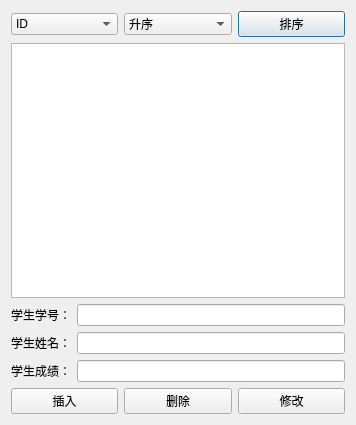
<?xml version="1.0" encoding="UTF-8"?>
<ui version="4.0">
 <class>Dialog</class>
 <widget class="QDialog" name="Dialog">
  <property name="geometry">
   <rect>
    <x>0</x>
    <y>0</y>
    <width>356</width>
    <height>425</height>
   </rect>
  </property>
  <property name="windowTitle">
   <string>学生成绩管理系统</string>
  </property>
  <layout class="QVBoxLayout" name="verticalLayout">
   <item>
    <layout class="QHBoxLayout" name="horizontalLayout">
     <item>
      <widget class="QComboBox" name="valuecomboBox">
       <item>
        <property name="text">
         <string>ID</string>
        </property>
       </item>
       <item>
        <property name="text">
         <string>Score</string>
        </property>
       </item>
      </widget>
     </item>
     <item>
      <widget class="QComboBox" name="condcomboBox">
       <item>
        <property name="text">
         <string>升序</string>
        </property>
       </item>
       <item>
        <property name="text">
         <string>降序</string>
        </property>
       </item>
      </widget>
     </item>
     <item>
      <widget class="QPushButton" name="sortButton">
       <property name="text">
        <string>排序</string>
       </property>
      </widget>
     </item>
    </layout>
   </item>
   <item>
    <widget class="QTableView" name="tableView"/>
   </item>
   <item>
    <layout class="QGridLayout" name="gridLayout">
     <item row="0" column="0">
      <widget class="QLabel" name="label">
       <property name="text">
        <string>学生学号：</string>
       </property>
      </widget>
     </item>
     <item row="0" column="1">
      <widget class="QLineEdit" name="idEdit"/>
     </item>
     <item row="1" column="0">
      <widget class="QLabel" name="label_2">
       <property name="text">
        <string>学生姓名：</string>
       </property>
      </widget>
     </item>
     <item row="1" column="1">
      <widget class="QLineEdit" name="nameEdit"/>
     </item>
     <item row="2" column="0">
      <widget class="QLabel" name="label_3">
       <property name="text">
        <string>学生成绩：</string>
       </property>
      </widget>
     </item>
     <item row="2" column="1">
      <widget class="QLineEdit" name="scoreEdit"/>
     </item>
    </layout>
   </item>
   <item>
    <layout class="QHBoxLayout" name="horizontalLayout_2">
     <item>
      <widget class="QPushButton" name="insertButton">
       <property name="text">
        <string>插入</string>
       </property>
      </widget>
     </item>
     <item>
      <widget class="QPushButton" name="deleteButton">
       <property name="text">
        <string>删除</string>
       </property>
      </widget>
     </item>
     <item>
      <widget class="QPushButton" name="updateButton">
       <property name="text">
        <string>修改</string>
       </property>
      </widget>
     </item>
    </layout>
   </item>
  </layout>
 </widget>
 <resources/>
 <connections/>
</ui>
